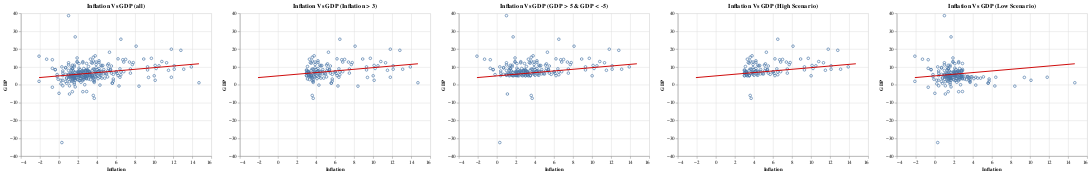

Notebook code cell kept with this figure:
### Code cell
# making the scatter on Inflation and GDP
fig = alt.Chart(hyp_2_df, title = "Inflation Vs GDP (all)").mark_point().encode(
  x='Inflation',
  y=alt.Y('GDP', scale=alt.Scale(domain=[-40, 40])))
  
# making the regression line using transform_regression
regression = fig.transform_regression('Inflation','GDP').mark_line(color = "#CD0000")
  
plot_1 = (fig + regression)

# making the scatter on Inflation and GDP
fig_2 = alt.Chart(high_inflation, title = "Inflation Vs GDP (Inflation > 3)").mark_point().encode(
  x='Inflation',
  y=alt.Y('GDP', scale=alt.Scale(domain=[-40, 40])))
  
# making the regression line using transform_regression
regression_2 = fig.transform_regression('Inflation','GDP').mark_line(color = "#CD0000")
  
plot_2 = (fig_2 + regression_2)

# making the scatter on Inflation and GDP
fig_3 = alt.Chart(high_gdp, title = "Inflation Vs GDP (GDP > 5 & GDP < -5)").mark_point().encode(
  x='Inflation',
  y=alt.Y('GDP', scale=alt.Scale(domain=[-40, 40])))
  
# making the regression line using transform_regression
regression_3 = fig.transform_regression('Inflation','GDP').mark_line(color = "#CD0000")
  
plot_3 = (fig_3 + regression_3)

# making the scatter on Inflation and GDP
fig_4 = alt.Chart(high_either, title = "Inflation Vs GDP (High Scenario)").mark_point().encode(
  x='Inflation',
  y=alt.Y('GDP', scale=alt.Scale(domain=[-40, 40])))
  
# making the regression line using transform_regression
regression_4 = fig.transform_regression('Inflation','GDP').mark_line(color = "#CD0000")
  
plot_4 = (fig_4 + regression_4)

# making the scatter on Inflation and GDP
fig_5 = alt.Chart(low_either, title = "Inflation Vs GDP (Low Scenario)").mark_point().encode(
  x='Inflation',
  y=alt.Y('GDP', scale=alt.Scale(domain=[-40, 40])))
  
# making the regression line using transform_regression
regression_5 = fig.transform_regression('Inflation','GDP').mark_line(color = "#CD0000")
  
plot_5 = (fig_5 + regression_5)

plot_1 | plot_2 | plot_3 | plot_4 | plot_5

### Figure 1 — Vega-Lite specification as saved in the notebook (floating-point values rounded to 4 significant figures; data arrays with more than 128 entries replaced by an {"elided": "..."} marker saying what was removed)
{"config": {"view": {"continuousWidth": 400, "continuousHeight": 300}}, "hconcat": [{"layer": [{"mark": "point", "encoding": {"x": {"field": "Inflation", "type": "quantitative"}, "y": {"field": "GDP", "scale": {"domain": [-40, 40]}, "type": "quantitative"}}, "title": "Inflation Vs GDP (all)"}, {"mark": {"type": "line", "color": "#CD0000"}, "encoding": {"x": {"field": "Inflation", "type": "quantitative"}, "y": {"field": "GDP", "scale": {"domain": [-40, 40]}, "type": "quantitative"}}, "title": "Inflation Vs GDP (all)", "transform": [{"on": "Inflation", "regression": "GDP"}]}], "data": {"name": "data-a2415a6f959fce2b630fc8b4f2b06bde"}}, {"layer": [{"data": {"name": "data-a1da6c93e49d64e239650d1bc7b1ce7d"}, "mark": "point", "encoding": {"x": {"field": "Inflation", "type": "quantitative"}, "y": {"field": "GDP", "scale": {"domain": [-40, 40]}, "type": "quantitative"}}, "title": "Inflation Vs GDP (Inflation > 3)"}, {"data": {"name": "data-a2415a6f959fce2b630fc8b4f2b06bde"}, "mark": {"type": "line", "color": "#CD0000"}, "encoding": {"x": {"field": "Inflation", "type": "quantitative"}, "y": {"field": "GDP", "scale": {"domain": [-40, 40]}, "type": "quantitative"}}, "title": "Inflation Vs GDP (all)", "transform": [{"on": "Inflation", "regression": "GDP"}]}]}, {"layer": [{"data": {"name": "data-1913f3912eb1fe7e5a1cff8abed340b7"}, "mark": "point", "encoding": {"x": {"field": "Inflation", "type": "quantitative"}, "y": {"field": "GDP", "scale": {"domain": [-40, 40]}, "type": "quantitative"}}, "title": "Inflation Vs GDP (GDP > 5 & GDP < -5)"}, {"data": {"name": "data-a2415a6f959fce2b630fc8b4f2b06bde"}, "mark": {"type": "line", "color": "#CD0000"}, "encoding": {"x": {"field": "Inflation", "type": "quantitative"}, "y": {"field": "GDP", "scale": {"domain": [-40, 40]}, "type": "quantitative"}}, "title": "Inflation Vs GDP (all)", "transform": [{"on": "Inflation", "regression": "GDP"}]}]}, {"layer": [{"data": {"name": "data-41d9f0b00eb0dac3e9cec03f20c6648e"}, "mark": "point", "encoding": {"x": {"field": "Inflation", "type": "quantitative"}, "y": {"field": "GDP", "scale": {"domain": [-40, 40]}, "type": "quantitative"}}, "title": "Inflation Vs GDP (High Scenario)"}, {"data": {"name": "data-a2415a6f959fce2b630fc8b4f2b06bde"}, "mark": {"type": "line", "color": "#CD0000"}, "encoding": {"x": {"field": "Inflation", "type": "quantitative"}, "y": {"field": "GDP", "scale": {"domain": [-40, 40]}, "type": "quantitative"}}, "title": "Inflation Vs GDP (all)", "transform": [{"on": "Inflation", "regression": "GDP"}]}]}, {"layer": [{"data": {"name": "data-c8937c30d8a39ad37cc0596274e127f1"}, "mark": "point", "encoding": {"x": {"field": "Inflation", "type": "quantitative"}, "y": {"field": "GDP", "scale": {"domain": [-40, 40]}, "type": "quantitative"}}, "title": "Inflation Vs GDP (Low Scenario)"}, {"data": {"name": "data-a2415a6f959fce2b630fc8b4f2b06bde"}, "mark": {"type": "line", "color": "#CD0000"}, "encoding": {"x": {"field": "Inflation", "type": "quantitative"}, "y": {"field": "GDP", "scale": {"domain": [-40, 40]}, "type": "quantitative"}}, "title": "Inflation Vs GDP (all)", "transform": [{"on": "Inflation", "regression": "GDP"}]}]}], "$schema": "https://vega.github.io/schema/vega-lite/v4.17.0.json", "datasets": {"data-a2415a6f959fce2b630fc8b4f2b06bde": {"elided": "289 records"}, "data-a1da6c93e49d64e239650d1bc7b1ce7d": {"elided": "137 records"}, "data-1913f3912eb1fe7e5a1cff8abed340b7": {"elided": "192 records"}, "data-41d9f0b00eb0dac3e9cec03f20c6648e": [{"Date": "1950-10-01T00:00:00", "Inflation": 3.8, "GDP": 16.2, "High Inflation Period": 1, "GDP Extreme": 1, "Extremes": 2}, {"Date": "1951-01-01T00:00:00", "Inflation": 8.1, "GDP": 21.6, "High Inflation Period": 1, "GDP Extreme": 1, "Extremes": 2}, {"Date": "1951-04-01T00:00:00", "Inflation": 9.3, "GDP": 10.0, "High Inflation Period": 1, "GDP Extreme": 1, "Extremes": 2}, {"Date": "1951-07-01T00:00:00", "Inflation": 7.5, "GDP": 8.8, "High Inflation Period": 1, "GDP Extreme": 1, "Extremes": 2}, {"Date": "1951-10-01T00:00:00", "Inflation": 6.5, "GDP": 5.6, "High Inflation Period": 1, "GDP Extreme": 1, "Extremes": 2}, {"Date": "1952-07-01T00:00:00", "Inflation": 3.1, "GDP": 7.6, "High Inflation Period": 1, "GDP Extreme": 1, "Extremes": 2}, {"Date": "1957-01-01T00:00:00", "Inflation": 3.0, "GDP": 8.3, "High Inflation Period": 1, "GDP Extreme": 1, "Extremes": 2}, {"Date": "1957-07-01T00:00:00", "Inflation": 3.3, "GDP": 6.5, "High Inflation Period": 1, "GDP Extreme": 1, "Extremes": 2}, {"Date": "1958-01-01T00:00:00", "Inflation": 3.6, "GDP": -6.0, "High Inflation Period": 1, "GDP Extreme": 1, "Extremes": 2}, {"Date": "1966-10-01T00:00:00", "Inflation": 3.8, "GDP": 6.8, "High Inflation Period": 1, "GDP Extreme": 1, "Extremes": 2}, {"Date": "1967-01-01T00:00:00", "Inflation": 3.5, "GDP": 5.3, "High Inflation Period": 1, "GDP Extreme": 1, "Extremes": 2}, {"Date": "1968-01-01T00:00:00", "Inflation": 3.6, "GDP": 13.3, "High Inflation Period": 1, "GDP Extreme": 1, "Extremes": 2}, {"Date": "1968-04-01T00:00:00", "Inflation": 3.9, "GDP": 11.4, "High Inflation Period": 1, "GDP Extreme": 1, "Extremes": 2}, {"Date": "1968-07-01T00:00:00", "Inflation": 4.5, "GDP": 7.2, "High Inflation Period": 1, "GDP Extreme": 1, "Extremes": 2}, {"Date": "1968-10-01T00:00:00", "Inflation": 4.7, "GDP": 7.4, "High Inflation Period": 1, "GDP Extreme": 1, "Extremes": 2}, {"Date": "1969-01-01T00:00:00", "Inflation": 4.4, "GDP": 10.9, "High Inflation Period": 1, "GDP Extreme": 1, "Extremes": 2}, {"Date": "1969-04-01T00:00:00", "Inflation": 5.5, "GDP": 6.5, "High Inflation Period": 1, "GDP Extreme": 1, "Extremes": 2}, {"Date": "1969-07-01T00:00:00", "Inflation": 5.4, "GDP": 8.6, "High Inflation Period": 1, "GDP Extreme": 1, "Extremes": 2}, {"Date": "1970-01-01T00:00:00", "Inflation": 6.2, "GDP": 5.1, "High Inflation Period": 1, "GDP Extreme": 1, "Extremes": 2}, {"Date": "1970-04-01T00:00:00", "Inflation": 6.1, "GDP": 6.3, "High Inflation Period": 1, "GDP Extreme": 1, "Extremes": 2}, {"Date": "1970-07-01T00:00:00", "Inflation": 6.0, "GDP": 7.2, "High Inflation Period": 1, "GDP Extreme": 1, "Extremes": 2}, {"Date": "1971-01-01T00:00:00", "Inflation": 5.3, "GDP": 18.2, "High Inflation Period": 1, "GDP Extreme": 1, "Extremes": 2}, {"Date": "1971-04-01T00:00:00", "Inflation": 4.2, "GDP": 7.7, "High Inflation Period": 1, "GDP Extreme": 1, "Extremes": 2}, {"Date": "1971-07-01T00:00:00", "Inflation": 4.4, "GDP": 7.6, "High Inflation Period": 1, "GDP Extreme": 1, "Extremes": 2}, {"Date": "1972-01-01T00:00:00", "Inflation": 3.3, "GDP": 14.3, "High Inflation Period": 1, "GDP Extreme": 1, "Extremes": 2}, {"Date": "1972-04-01T00:00:00", "Inflation": 3.5, "GDP": 12.1, "High Inflation Period": 1, "GDP Extreme": 1, "Extremes": 2}, {"Date": "1972-10-01T00:00:00", "Inflation": 3.4, "GDP": 12.4, "High Inflation Period": 1, "GDP Extreme": 1, "Extremes": 2}, {"Date": "1973-01-01T00:00:00", "Inflation": 3.6, "GDP": 15.4, "High Inflation Period": 1, "GDP Extreme": 1, "Extremes": 2}, {"Date": "1973-04-01T00:00:00", "Inflation": 5.1, "GDP": 11.0, "High Inflation Period": 1, "GDP Extreme": 1, "Extremes": 2}, {"Date": "1973-07-01T00:00:00", "Inflation": 5.7, "GDP": 5.8, "High Inflation Period": 1, "GDP Extreme": 1, "Extremes": 2}, {"Date": "1973-10-01T00:00:00", "Inflation": 7.8, "GDP": 12.4, "High Inflation Period": 1, "GDP Extreme": 1, "Extremes": 2}, {"Date": "1974-04-01T00:00:00", "Inflation": 10.1, "GDP": 10.8, "High Inflation Period": 1, "GDP Extreme": 1, "Extremes": 2}, {"Date": "1974-07-01T00:00:00", "Inflation": 11.5, "GDP": 8.1, "High Inflation Period": 1, "GDP Extreme": 1, "Extremes": 2}, {"Date": "1974-10-01T00:00:00", "Inflation": 12.1, "GDP": 10.6, "High Inflation Period": 1, "GDP Extreme": 1, "Extremes": 2}, {"Date": "1975-04-01T00:00:00", "Inflation": 10.2, "GDP": 9.1, "High Inflation Period": 1, "GDP Extreme": 1, "Extremes": 2}, {"Date": "1975-07-01T00:00:00", "Inflation": 9.7, "GDP": 14.8, "High Inflation Period": 1, "GDP Extreme": 1, "Extremes": 2}, {"Date": "1975-10-01T00:00:00", "Inflation": 7.4, "GDP": 12.7, "High Inflation Period": 1, "GDP Extreme": 1, "Extremes": 2}, {"Date": "1976-01-01T00:00:00", "Inflation": 6.7, "GDP": 14.0, "High Inflation Period": 1, "GDP Extreme": 1, "Extremes": 2}, {"Date": "1976-04-01T00:00:00", "Inflation": 6.0, "GDP": 7.2, "High Inflation Period": 1, "GDP Extreme": 1, "Extremes": 2}, {"Date": "1976-07-01T00:00:00", "Inflation": 5.4, "GDP": 7.6, "High Inflation Period": 1, "GDP Extreme": 1, "Extremes": 2}, {"Date": "1976-10-01T00:00:00", "Inflation": 5.5, "GDP": 10.5, "High Inflation Period": 1, "GDP Extreme": 1, "Extremes": 2}, {"Date": "1977-01-01T00:00:00", "Inflation": 5.2, "GDP": 11.7, "High Inflation Period": 1, "GDP Extreme": 1, "Extremes": 2}, {"Date": "1977-04-01T00:00:00", "Inflation": 7.0, "GDP": 14.2, "High Inflation Period": 1, "GDP Extreme": 1, "Extremes": 2}, {"Date": "1977-07-01T00:00:00", "Inflation": 6.8, "GDP": 12.7, "High Inflation Period": 1, "GDP Extreme": 1, "Extremes": 2}, {"Date": "1977-10-01T00:00:00", "Inflation": 6.4, "GDP": 8.9, "High Inflation Period": 1, "GDP Extreme": 1, "Extremes": 2}, {"Date": "1978-01-01T00:00:00", "Inflation": 6.8, "GDP": 7.3, "High Inflation Period": 1, "GDP Extreme": 1, "Extremes": 2}, {"Date": "1978-04-01T00:00:00", "Inflation": 6.5, "GDP": 25.5, "High Inflation Period": 1, "GDP Extreme": 1, "Extremes": 2}, {"Date": "1978-07-01T00:00:00", "Inflation": 7.7, "GDP": 11.3, "High Inflation Period": 1, "GDP Extreme": 1, "Extremes": 2}, {"Date": "1978-10-01T00:00:00", "Inflation": 8.9, "GDP": 14.4, "High Inflation Period": 1, "GDP Extreme": 1, "Extremes": 2}, {"Date": "1979-01-01T00:00:00", "Inflation": 9.3, "GDP": 8.3, "High Inflation Period": 1, "GDP Extreme": 1, "Extremes": 2}, {"Date": "1979-04-01T00:00:00", "Inflation": 10.5, "GDP": 10.6, "High Inflation Period": 1, "GDP Extreme": 1, "Extremes": 2}, {"Date": "1979-07-01T00:00:00", "Inflation": 11.3, "GDP": 12.3, "High Inflation Period": 1, "GDP Extreme": 1, "Extremes": 2}, {"Date": "1979-10-01T00:00:00", "Inflation": 12.1, "GDP": 8.7, "High Inflation Period": 1, "GDP Extreme": 1, "Extremes": 2}, {"Date": "1980-01-01T00:00:00", "Inflation": 13.9, "GDP": 10.0, "High Inflation Period": 1, "GDP Extreme": 1, "Extremes": 2}, {"Date": "1980-07-01T00:00:00", "Inflation": 13.1, "GDP": 8.7, "High Inflation Period": 1, "GDP Extreme": 1, "Extremes": 2}, {"Date": "1980-10-01T00:00:00", "Inflation": 12.8, "GDP": 19.3, "High Inflation Period": 1, "GDP Extreme": 1, "Extremes": 2}, {"Date": "1981-01-01T00:00:00", "Inflation": 11.8, "GDP": 19.9, "High Inflation Period": 1, "GDP Extreme": 1, "Extremes": 2}, {"Date": "1981-04-01T00:00:00", "Inflation": 10.0, "GDP": 5.0, "High Inflation Period": 1, "GDP Extreme": 1, "Extremes": 2}, {"Date": "1981-07-01T00:00:00", "Inflation": 10.8, "GDP": 13.0, "High Inflation Period": 1, "GDP Extreme": 1, "Extremes": 2}, {"Date": "1982-04-01T00:00:00", "Inflation": 6.5, "GDP": 7.2, "High Inflation Period": 1, "GDP Extreme": 1, "Extremes": 2}, {"Date": "1983-01-01T00:00:00", "Inflation": 3.7, "GDP": 8.6, "High Inflation Period": 1, "GDP Extreme": 1, "Extremes": 2}, {"Date": "1983-04-01T00:00:00", "Inflation": 3.9, "GDP": 12.7, "High Inflation Period": 1, "GDP Extreme": 1, "Extremes": 2}, {"Date": "1984-01-01T00:00:00", "Inflation": 4.2, "GDP": 12.5, "High Inflation Period": 1, "GDP Extreme": 1, "Extremes": 2}, {"Date": "1984-04-01T00:00:00", "Inflation": 4.6, "GDP": 10.8, "High Inflation Period": 1, "GDP Extreme": 1, "Extremes": 2}, {"Date": "1984-07-01T00:00:00", "Inflation": 4.2, "GDP": 7.7, "High Inflation Period": 1, "GDP Extreme": 1, "Extremes": 2}, {"Date": "1984-10-01T00:00:00", "Inflation": 4.3, "GDP": 6.4, "High Inflation Period": 1, "GDP Extreme": 1, "Extremes": 2}, {"Date": "1985-01-01T00:00:00", "Inflation": 3.5, "GDP": 8.1, "High Inflation Period": 1, "GDP Extreme": 1, "Extremes": 2}, {"Date": "1985-04-01T00:00:00", "Inflation": 3.7, "GDP": 6.3, "High Inflation Period": 1, "GDP Extreme": 1, "Extremes": 2}, {"Date": "1985-07-01T00:00:00", "Inflation": 3.6, "GDP": 8.8, "High Inflation Period": 1, "GDP Extreme": 1, "Extremes": 2}, {"Date": "1985-10-01T00:00:00", "Inflation": 3.2, "GDP": 5.3, "High Inflation Period": 1, "GDP Extreme": 1, "Extremes": 2}, {"Date": "1986-01-01T00:00:00", "Inflation": 3.9, "GDP": 5.9, "High Inflation Period": 1, "GDP Extreme": 1, "Extremes": 2}, {"Date": "1987-04-01T00:00:00", "Inflation": 3.8, "GDP": 7.3, "High Inflation Period": 1, "GDP Extreme": 1, "Extremes": 2}, {"Date": "1987-07-01T00:00:00", "Inflation": 3.9, "GDP": 6.7, "High Inflation Period": 1, "GDP Extreme": 1, "Extremes": 2}, {"Date": "1987-10-01T00:00:00", "Inflation": 4.5, "GDP": 10.5, "High Inflation Period": 1, "GDP Extreme": 1, "Extremes": 2}, {"Date": "1988-01-01T00:00:00", "Inflation": 4.0, "GDP": 5.3, "High Inflation Period": 1, "GDP Extreme": 1, "Extremes": 2}, {"Date": "1988-04-01T00:00:00", "Inflation": 3.9, "GDP": 9.5, "High Inflation Period": 1, "GDP Extreme": 1, "Extremes": 2}, {"Date": "1988-07-01T00:00:00", "Inflation": 4.1, "GDP": 7.3, "High Inflation Period": 1, "GDP Extreme": 1, "Extremes": 2}, {"Date": "1988-10-01T00:00:00", "Inflation": 4.2, "GDP": 9.1, "High Inflation Period": 1, "GDP Extreme": 1, "Extremes": 2}, {"Date": "1989-01-01T00:00:00", "Inflation": 4.7, "GDP": 8.5, "High Inflation Period": 1, "GDP Extreme": 1, "Extremes": 2}, {"Date": "1989-04-01T00:00:00", "Inflation": 5.1, "GDP": 7.6, "High Inflation Period": 1, "GDP Extreme": 1, "Extremes": 2}, {"Date": "1989-07-01T00:00:00", "Inflation": 5.0, "GDP": 6.0, "High Inflation Period": 1, "GDP Extreme": 1, "Extremes": 2}, {"Date": "1990-01-01T00:00:00", "Inflation": 5.2, "GDP": 9.0, "High Inflation Period": 1, "GDP Extreme": 1, "Extremes": 2}, {"Date": "1990-04-01T00:00:00", "Inflation": 4.7, "GDP": 6.1, "High Inflation Period": 1, "GDP Extreme": 1, "Extremes": 2}, {"Date": "1991-04-01T00:00:00", "Inflation": 4.9, "GDP": 6.2, "High Inflation Period": 1, "GDP Extreme": 1, "Extremes": 2}, {"Date": "1991-07-01T00:00:00", "Inflation": 4.4, "GDP": 5.3, "High Inflation Period": 1, "GDP Extreme": 1, "Extremes": 2}, {"Date": "1992-04-01T00:00:00", "Inflation": 3.2, "GDP": 6.9, "High Inflation Period": 1, "GDP Extreme": 1, "Extremes": 2}, {"Date": "1992-07-01T00:00:00", "Inflation": 3.2, "GDP": 6.1, "High Inflation Period": 1, "GDP Extreme": 1, "Extremes": 2}, {"Date": "1992-10-01T00:00:00", "Inflation": 3.2, "GDP": 7.1, "High Inflation Period": 1, "GDP Extreme": 1, "Extremes": 2}, {"Date": "1996-07-01T00:00:00", "Inflation": 3.0, "GDP": 5.0, "High Inflation Period": 1, "GDP Extreme": 1, "Extremes": 2}, {"Date": "1996-10-01T00:00:00", "Inflation": 3.0, "GDP": 6.5, "High Inflation Period": 1, "GDP Extreme": 1, "Extremes": 2}, {"Date": "1997-01-01T00:00:00", "Inflation": 3.0, "GDP": 5.1, "High Inflation Period": 1, "GDP Extreme": 1, "Extremes": 2}, {"Date": "2000-04-01T00:00:00", "Inflation": 3.1, "GDP": 10.2, "High Inflation Period": 1, "GDP Extreme": 1, "Extremes": 2}, {"Date": "2001-04-01T00:00:00", "Inflation": 3.3, "GDP": 5.0, "High Inflation Period": 1, "GDP Extreme": 1, "Extremes": 2}, {"Date": "2004-07-01T00:00:00", "Inflation": 3.0, "GDP": 6.5, "High Inflation Period": 1, "GDP Extreme": 1, "Extremes": 2}, {"Date": "2004-10-01T00:00:00", "Inflation": 3.2, "GDP": 7.4, "High Inflation Period": 1, "GDP Extreme": 1, "Extremes": 2}, {"Date": "2005-01-01T00:00:00", "Inflation": 3.0, "GDP": 7.9, "High Inflation Period": 1, "GDP Extreme": 1, "Extremes": 2}, {"Date": "2005-04-01T00:00:00", "Inflation": 3.5, "GDP": 5.0, "High Inflation Period": 1, "GDP Extreme": 1, "Extremes": 2}, {"Date": "2005-07-01T00:00:00", "Inflation": 3.2, "GDP": 7.0, "High Inflation Period": 1, "GDP Extreme": 1, "Extremes": 2}, {"Date": "2005-10-01T00:00:00", "Inflation": 4.3, "GDP": 5.6, "High Inflation Period": 1, "GDP Extreme": 1, "Extremes": 2}, {"Date": "2006-01-01T00:00:00", "Inflation": 4.0, "GDP": 8.5, "High Inflation Period": 1, "GDP Extreme": 1, "Extremes": 2}, {"Date": "2008-10-01T00:00:00", "Inflation": 3.7, "GDP": -7.6, "High Inflation Period": 1, "GDP Extreme": 1, "Extremes": 2}, {"Date": "2011-04-01T00:00:00", "Inflation": 3.2, "GDP": 5.5, "High Inflation Period": 1, "GDP Extreme": 1, "Extremes": 2}, {"Date": "2011-10-01T00:00:00", "Inflation": 3.5, "GDP": 5.1, "High Inflation Period": 1, "GDP Extreme": 1, "Extremes": 2}, {"Date": "2021-04-01T00:00:00", "Inflation": 4.2, "GDP": 13.4, "High Inflation Period": 1, "GDP Extreme": 1, "Extremes": 2}, {"Date": "2021-07-01T00:00:00", "Inflation": 5.4, "GDP": 8.4, "High Inflation Period": 1, "GDP Extreme": 1, "Extremes": 2}, {"Date": "2021-10-01T00:00:00", "Inflation": 6.2, "GDP": 14.5, "High Inflation Period": 1, "GDP Extreme": 1, "Extremes": 2}, {"Date": "2022-01-01T00:00:00", "Inflation": 7.5, "GDP": 6.5, "High Inflation Period": 1, "GDP Extreme": 1, "Extremes": 2}], "data-c8937c30d8a39ad37cc0596274e127f1": {"elided": "182 records"}}}
